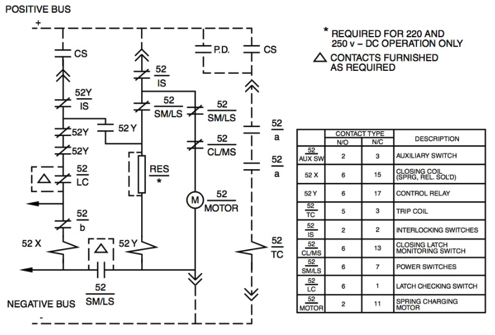
#> input picture data/Breaker Schematic.png, 495 x 335 px
$ python test_detector.py
#> lines starting #> are read from the running program, lines starting #| are printed output that depends on the picture; after the words box and inside, x2 and y2 are one past the last pixel; in counts of white or black regions, pixels touching at a corner belong together
### src/main.py
import numpy as np
import cv2
import matplotlib.pyplot as plt
import os
from config import *
from old.color_detector import *
from old.line_detector import *
from detector import *


# [12 lines left out: function load_image_list, not called in this run]


def load_image(path):
#> called with path = '../data/Breaker Schematic.png'
    if not os.path.isfile(path):
        raise Exception("Path doesnot exist.")
    img = cv2.imread(path)
#> img is the input picture: shape (335, 495, 3); mean B, G, R 234.1, 234.1, 234.1
    return img


# [30 lines left out: function detect, not called in this run]


def save_image(path, img):
    cv2.imwrite(path, img)


def show_image(img: object, name: object = "") -> object:
#> called with name = ''
    img = cv2.cvtColor(img, cv2.COLOR_BGR2RGB)
#> call 2 of load_image, with path = '../data/Breaker Schematic Marked.png'
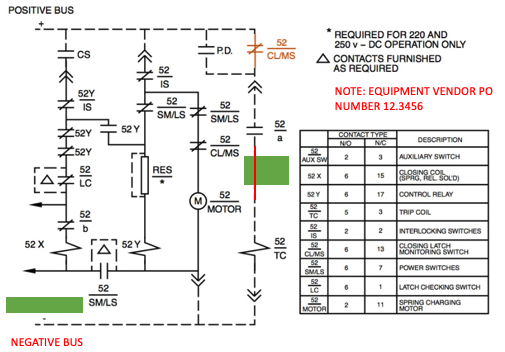
#> input picture data/Breaker Schematic Marked.png, 505 x 352 px
#> in load_image, img is the input picture: shape (352, 505, 3); mean B, G, R 231.7, 233.2, 233.9
    plt.imshow(img)
    plt.axis("off")
    plt.show()


# [6 lines left out: function process, not called in this run]


# [2 lines that do not run on import are left out]

### src/detector.py
import cv2
import pytesseract
import numpy as np
from config import *
import math

class Color:
    def __init__(self):
        pass

    def get_mask(self, image, color, COLOR_THRESHOLD, img_format):
#> called with color = (60, 220, 60), COLOR_THRESHOLD = 70, img_format = 'BRG'
        if img_format == "BRG":
            # Sets thresholds for colour detection
            lower = np.array([color[0] - COLOR_THRESHOLD, color[1] - COLOR_THRESHOLD, color[2] - COLOR_THRESHOLD])
            upper = np.array([color[0] + COLOR_THRESHOLD, color[1] + COLOR_THRESHOLD, color[2] + COLOR_THRESHOLD])

            # Creates new image file tha contains White pixels for selected color and black for all other pixels
            mask = cv2.inRange(image, lower, upper)
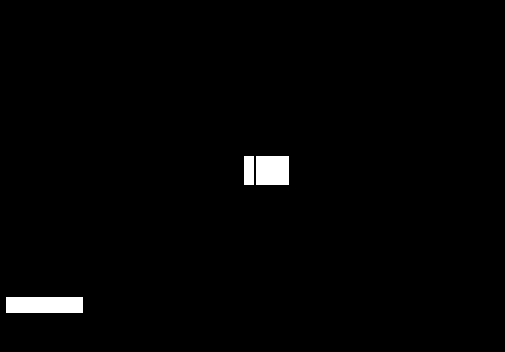
#> mask: shape (352, 505); 1.4% white; 3 white regions, box (x1, y1, x2, y2) and area: (6, 297, 83, 313) 1232, (256, 156, 289, 185) 957, (244, 156, 254, 185) 290
        elif img_format == "HSV":
            lower = np.array([90, 70, 170])
            upper = np.array([150, 255, 255])
            mask = cv2.inRange(image, lower, upper)
        return mask

    def convert_color(self, image, mask, white):
#> called with white = 1
        if white == 1:
            image[np.where((mask != [0]))] = [255, 255, 255]
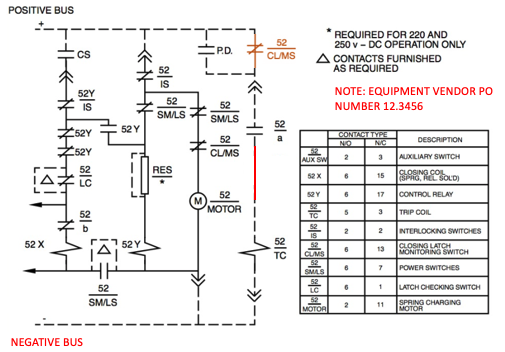
#> image: shape (352, 505, 3); 1.39% of pixels changed, all inside (x1, y1, x2, y2) = (6, 156, 289, 313)
        elif white == 0:
            image[np.where((mask != [0]))] = [0, 0, 0]
        return image

    def invert_color(self, image):
        return 255 - image

    def convert_hsv(self, image):
        return cv2.cvtColor(image, cv2.COLOR_RGB2HSV)
#> returned value: shape (352, 505, 3); mean H, S, V 14.5, 3.5, 236.5
#> call 2 of get_mask, with color = (80, 100, 250), COLOR_THRESHOLD = 80, img_format = 'HSV'
#> in get_mask (call 2), `mask = cv2.inRange(image, lower, upper)`:
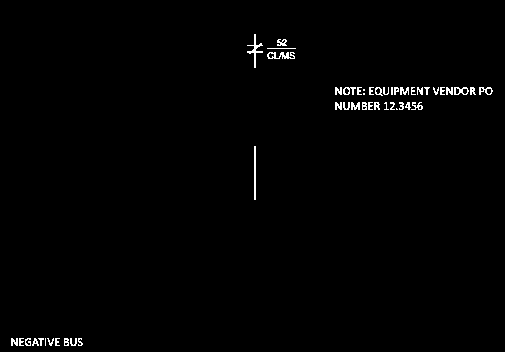
#> mask: shape (352, 505); 0.97% white in thin lines or dots, all inside (x1, y1, x2, y2) = (11, 34, 493, 346)
#> call 3 of convert_color, with white = 1
#> in convert_color (call 3), `image[np.where((mask != [0]))] = [255, 255, 255]`:
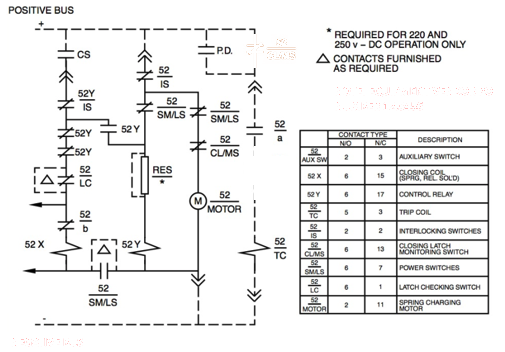
#> image: shape (352, 505, 3); mean B, G, R 236, 236.1, 236.2

    def convert_hls(self, image):
        return cv2.cvtColor(image, cv2.COLOR_RGB2HLS)

    def convert_gray_scale(self, image):
        return cv2.cvtColor(image, cv2.COLOR_RGB2GRAY)


class Text:
    def __init__(self):
        pass

    def get_text(self, gray, marked, blank):
        # Mention the installed location of Tesseract-OCR in your system
        global pix
        #pytesseract.pytesseract.tesseract_cmd = '../tesseract/4.1.1/bin/tesseract'

        # Convert the image to gray scale
        # gray = cv2.cvtColor(img, cv2.COLOR_BGR2GRAY)

        # Performing OTSU threshold
        ret, thresh1 = cv2.threshold(gray, 0, 255, cv2.THRESH_OTSU | cv2.THRESH_BINARY_INV)
#> ret = 0

        # Specify structure shape and kernel size.
        # Kernel size increases or decreases the area
        # of the rectangle to be detected.
        # A smaller value like (10, 10) will detect
        # each word instead of a sentence.
        rect_kernel = cv2.getStructuringElement(cv2.MORPH_RECT, (8,8))

        # Applying dilation on the threshold image
        dilation = cv2.dilate(thresh1, rect_kernel, iterations=1)
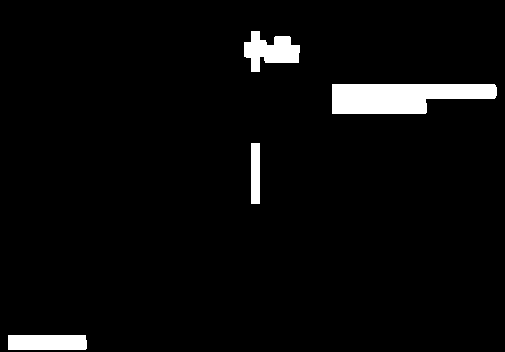
#> dilation: shape (352, 505); 3.9% white; 4 white regions

        # Finding contours
        contours, hierarchy = cv2.findContours(dilation, cv2.RETR_EXTERNAL, cv2.CHAIN_APPROX_NONE)
#> contours = 4 contours; box (x1, y1, x2, y2) and area: (332, 84, 497, 114) 3696, (244, 31, 300, 72) 1243, (8, 335, 87, 350) 1087, (251, 143, 260, 204) 480

        im2 = marked

        # A text file is created and flushed
        file = open("recognized.csv", "w+")
        file.write("")
        file.close()

        # Looping through the identified contours
        # Then rectangular part is cropped and passed on
        # to pytesseract for extracting text from it
        # Extracted text is then written into the text file
        new_img = blank
        for cnt in contours:
            x, y, w, h = cv2.boundingRect(cnt)

            # Drawing a rectangle on copied image
            #rect = cv2.rectangle(im2, (x, y), (x + w, y + h), (0, 255, 0), 2)

            # Cropping the text block for giving input to OCR
            cropped = gray[y:y + h, x:x + w]

            # Open the file in append mode
            file = open("recognized.csv", "a")

            # Apply OCR on the cropped image
            text = pytesseract.image_to_string(cropped)
            text_lists = text.split("-\n")
            # print(text)

            new_img = blank
            if text != "":
                #rect = cv2.rectangle(new_img, (x, y), (x + w, y + h), (0, 255, 0), 2)
                #print("text")
                line_counter = 1
                for text_line in text_lists:
                    font = cv2.FONT_HERSHEY_SIMPLEX  # Select Font
                    new_img = cv2.putText(new_img, text_line, (x + 3, y + (11 * line_counter)), font, .33, (0, 0, 0), 1)
                    # show_image(blank)
                    line_counter = line_counter + 1
            else:
                #print("no text")
                for row in range(0, len(new_img)):
                    for col in range(0, len(new_img[0])):
                        # print(y,row,y+h)
                        # print(x,col,x+h)
                        # show_image(new_img)
                        if y < row < y + h and x < col < x + w:
                            pix = 255
                            if gray[row][col] == 0:
                                pix = 0
                            new_img[row][col] = pix

            # Appending the text into file
            file.write(text)
            file.write("\n")

            # Close the file
            file.close
#> this loop made 1 pass
#> (x, y, w, h) on pass 1: (8, 335, 79, 15)
        return new_img


class Line:
    def __init__(self):
        pass

    # [5 lines left out: function apply_smoothing, not called in this run]

    def detect_edges(self, image, low_threshold=50, high_threshold=150):
        return cv2.Canny(image, low_threshold, high_threshold)

    # [18 lines left out: functions hough_lines, draw_lines, not called in this run]


class Template:
    def __init__(self):
        self.cap = cv2.imread("../data/capacitor.png")
        self.cap = cv2.cvtColor(self.cap, cv2.COLOR_RGB2GRAY)

    # [45 lines left out: functions match_template, calculate_MHD_and, not called in this run]

    def invert_color(self, image):
        return 255 - image

    # [99 lines left out: functions calculate_MHD_abs, calculate_MHD, not called in this run]


### src/test_detector.py
from main import *
from config import *
from detector import *

# load and display original and marked image
original_img = load_image("../data/Breaker Schematic.png")
show_image(original_img)
marked_img = load_image("../data/Breaker Schematic Marked.png")
show_image(marked_img)

# [5 lines of commented-out code are left out]

cd = Color()

# Remove ALL Green from marked image
mask_green = cd.get_mask(marked_img, GREEN, COLOR_THRESHOLD['GREEN'], "BRG")
show_image(mask_green)

marked_img_nogreen = cd.convert_color(marked_img, mask_green, 1)
show_image(marked_img_nogreen)


# Add ALL Red from marked image
hsv_img = cd.convert_hsv(marked_img_nogreen)
mask_red = cd.get_mask(hsv_img, RED, COLOR_THRESHOLD['RED'], "HSV")
show_image(mask_red)

marked_img_nored_b = cd.convert_color(marked_img_nogreen, mask_red, 0)
show_image(marked_img_nored_b)

marked_img_nored_w = cd.convert_color(marked_img_nogreen, mask_red, 1)
show_image(marked_img_nored_w)


#Identify and add red text
mask_red_invert = cd.invert_color(mask_red)
show_image(mask_red_invert)


# Create text from image
cd = Text()
#> (the run stopped early here; a loop or call above may not have finished)
